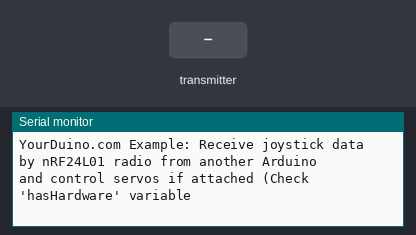
Recording of a sketch running on a simulated ATtiny85, built with avr-gcc and run on an emulated ATtiny85. Parts: the last lines printed to the serial monitor. The inputs (shaded band) are chosen by the test bench. No radio packets arrive unless stated.

Above: at 1.2 s.
1.3 s: the transmitter starts sending _micros = 0
At 1.37 s:
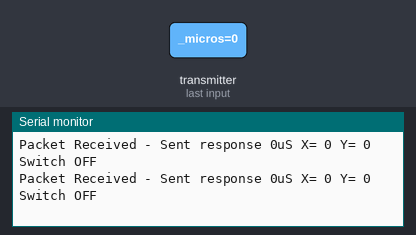
3.2 s: the transmitter starts sending switchOn = 1
At 3.27 s:
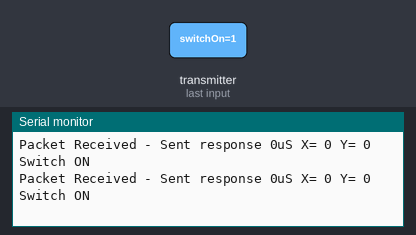
5.1 s: the transmitter starts sending Xposition = 256
At 5.17 s:
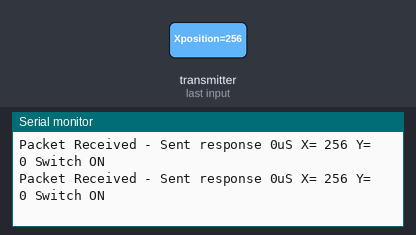
6.6 s: the transmitter starts sending Yposition = 256
At 6.67 s:
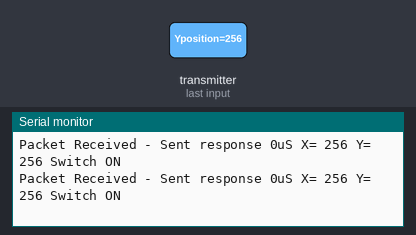
8.1 s: the transmitter starts sending Xposition = 512
At 8.18 s:
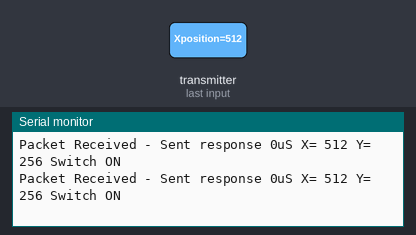
11.1 s: the transmitter starts sending Yposition = 512
At 11.11 s:
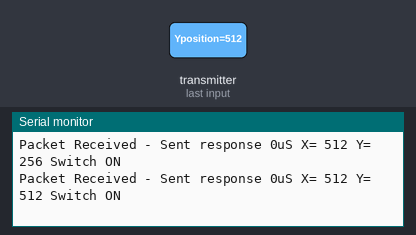
Timing chart, 0 to 14.1 s (numbered marks = the images above; inputs shaded):
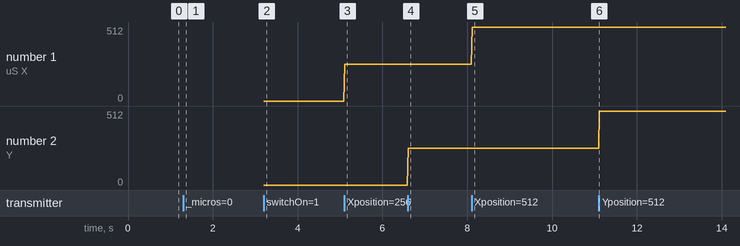

Measured:
- after the input at 1.3 s, the serial monitor: prints a new line at once (image 1)
- after the input at 3.2 s, the serial monitor: prints a new line at once (image 2)
- after the input at 5.1 s, the serial monitor: prints a new line at once (image 3)
- after the input at 6.6 s, the serial monitor: prints a new line at once (image 4)
- after the input at 8.1 s, the serial monitor: prints a new line at once (image 5)
- after the input at 11.1 s, the serial monitor: prints a new line at once (image 6)
- plotted number 1: 0 → 256 after the input at 5.1 s, 256 → 512 after the input at 8.1 s

The sketch:

Received.ino
```cpp
/* YourDuinoStarter Example: nRF24L01 Radio remote control of servos by joystick
  - WHAT IT DOES
   Joystick on other Arduino communicates by nRF25L01 Radio to
   this Arduino with 2 pan-tilt servos
   SEE: The variable 'hasHardware'. You can test without servos and later set hasHardware = true;
        You NEED separate Servo power, not USB. YourDuino RoboRED has built in 2A power for servos
  - SEE the comments after "//" on each line below
  - CONNECTIONS:
   - nRF24L01 Radio Module: See http://arduino-info.wikispaces.com/Nrf24L01-2.4GHz-HowTo
   1 - GND
   2 - VCC 3.3V !!! NOT 5V
   3 - CE to Arduino pin 7
   4 - CSN to Arduino pin 8
   5 - SCK to Arduino pin 13
   6 - MOSI to Arduino pin 11
   7 - MISO to Arduino pin 12
   8 - UNUSED

  - V2.12 02/08/2016
   - Uses the RF24 Library by TMRH20 and Maniacbug: https://github.com/TMRh20/RF24 (Download ZIP)
   Questions: terry@yourduino.com */

/*-----( Import needed libraries )-----*/
#include <SPI.h>   // Comes with Arduino IDE
#include "RF24.h"  // Download and Install (See above)
#include "printf.h" // Needed for "printDetails" Takes up some memory
// NEED the SoftwareServo library installed
// http://playground.arduino.cc/uploads/ComponentLib/SoftwareServo.zip
#include <SoftwareServo.h>  // Regular Servo library creates timer conflict!
/*-----( Declare Constants and Pin Numbers )-----*/
#define  CE_PIN  7   // The pins to be used for CE and SN
#define  CSN_PIN 8

#define ServoHorizontalPIN 3   //Pin Numbers for servos and laser/LED
#define ServoVerticalPIN   5
#define LaserPIN           6

#define ServoMIN_H  30  // Don't go to very end of servo travel
#define ServoMAX_H  150 // which may not be all the way from 0 to 180.
#define ServoMIN_V  30  // Don't go to very end of servo travel
#define ServoMAX_V  150 // which may not be all the way from 0 to 180

/*-----( Declare objects )-----*/
/* Hardware configuration: Set up nRF24L01 radio on SPI bus plus (usually) pins 7 & 8 (Can be changed) */
RF24 radio(CE_PIN, CSN_PIN);

SoftwareServo HorizontalServo;
SoftwareServo VerticalServo;  // create servo objects to control servos

/*-----( Declare Variables )-----*/
byte addresses[][6] = {"1Node", "2Node"}; // These will be the names of the "Pipes"

// Allows testing of radios and code without servo hardware. Set 'true' when servos connected
boolean hasHardware = false;  // Allows testing of radios and code without Joystick hardware.
//boolean hasHardware = true;

int HorizontalJoystickReceived; // Variable to store received Joystick values
int HorizontalServoPosition;    // variable to store the servo position

int VerticalJoystickReceived;   // Variable to store received Joystick values
int VerticalServoPosition;      // variable to store the servo positio

/**
  Create a data structure for transmitting and receiving data
  This allows many variables to be easily sent and received in a single transmission
  See http://www.cplusplus.com/doc/tutorial/structures/
*/
struct dataStruct {
  unsigned long _micros;  // to save response times
  int Xposition;          // The Joystick position values
  int Yposition;
  bool switchOn;          // The Joystick push-down switch
} myData;                 // This can be accessed in the form:  myData.Xposition  etc.


void setup()   /****** SETUP: RUNS ONCE ******/
{
  Serial.begin(115200);   // MUST reset the Serial Monitor to 115200 (lower right of window )
  // NOTE: The "F" in the print statements means "unchangable data; save in Flash Memory to conserve SRAM"
  Serial.println(F("YourDuino.com Example: Receive joystick data by nRF24L01 radio from another Arduino"));
  Serial.println(F("and control servos if attached (Check 'hasHardware' variable"));
  printf_begin(); // Needed for "printDetails" Takes up some memory
  /*-----( Set up servos )-----*/
  if (hasHardware)
  {
    HorizontalServo.attach(ServoHorizontalPIN);  // attaches the servo to the servo object
    VerticalServo.attach(ServoVerticalPIN);
  }

  radio.begin();          // Initialize the nRF24L01 Radio
  radio.setChannel(108);  // 2.508 Ghz - Above most Wifi Channels
  radio.setDataRate(RF24_250KBPS); // Fast enough.. Better range

  // Set the Power Amplifier Level low to prevent power supply related issues since this is a
  // getting_started sketch, and the likelihood of close proximity of the devices. RF24_PA_MAX is default.
  // PALevelcan be one of four levels: RF24_PA_MIN, RF24_PA_LOW, RF24_PA_HIGH and RF24_PA_MAX
  radio.setPALevel(RF24_PA_LOW);
  //   radio.setPALevel(RF24_PA_MAX);

  // Open a writing and reading pipe on each radio, with opposite addresses
  radio.openWritingPipe(addresses[1]);
  radio.openReadingPipe(1, addresses[0]);

  // Start the radio listening for data
  radio.startListening();
//  radio.printDetails(); //Uncomment to show LOTS of debugging information
}//--(end setup )---


void loop()   /****** LOOP: RUNS CONSTANTLY ******/
{

  if ( radio.available())
  {

    while (radio.available())   // While there is data ready to be retrieved from the receive pipe
    {
      radio.read( &myData, sizeof(myData) );             // Get the data
    }

    radio.stopListening();                               // First, stop listening so we can transmit
    radio.write( &myData, sizeof(myData) );              // Send the received data back.
    radio.startListening();                              // Now, resume listening so we catch the next packets.

    Serial.print(F("Packet Received - Sent response "));  // Print the received packet data
    Serial.print(myData._micros);
    Serial.print(F("uS X= "));
    Serial.print(myData.Xposition);
    Serial.print(F(" Y= "));
    Serial.print(myData.Yposition);
    if ( myData.switchOn == 1)
    {
      Serial.println(F(" Switch ON"));
    }
    else
    {
      Serial.println(F(" Switch OFF"));
    }

  } // END radio available

  if (hasHardware)
  {
    /*-----( Calculate servo position values, send to the servos )-----*/
    SoftwareServo::refresh();//refreshes servo to keep them updating
    HorizontalJoystickReceived  = myData.Xposition;  // Get the values received
    VerticalJoystickReceived    = myData.Yposition;

    // scale it to use it with the servo (value between MIN and MAX)
    HorizontalServoPosition  = map(HorizontalJoystickReceived, 0, 1023, ServoMIN_H , ServoMAX_H);
    VerticalServoPosition    = map(VerticalJoystickReceived,   0, 1023, ServoMIN_V , ServoMAX_V);

    // tell servos to go to position
    HorizontalServo.write(HorizontalServoPosition);
    VerticalServo.write(VerticalServoPosition);
  } // END hasHardware
}//--(end main loop )---

/*-----( Declare User-written Functions )-----*/

// NONE YET
//*********( THE END )***********
```
